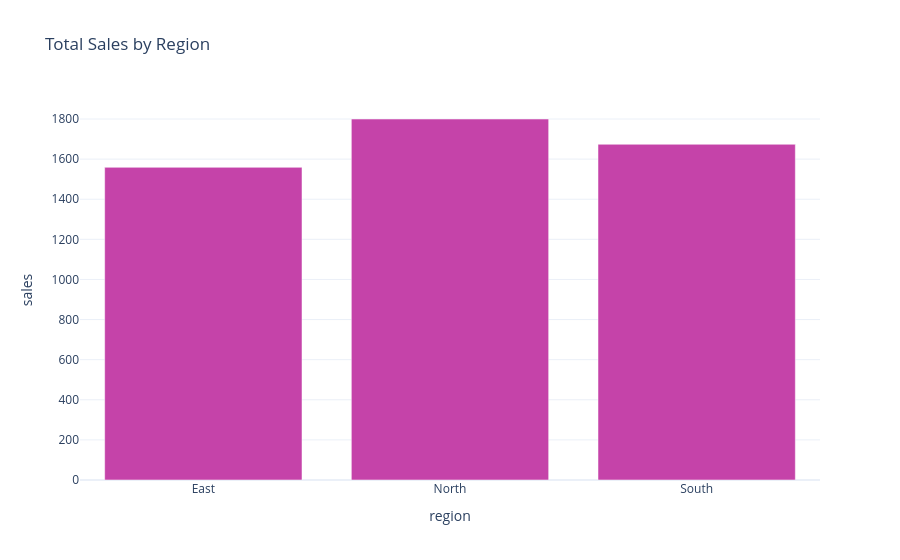

The cell this chart's notebook holds for it:
### Markdown cell above
Changing Colors in Plotly

### Code cell
fig = px.bar(
    region_sales,
    x="region",
    y="sales",
    title="Total Sales by Region",
    color_discrete_sequence=["#c543a9"]
)

fig.show()

### Figure 1 — Plotly figure (JSON) as saved in the notebook; plotly's stock layout.template omitted (floating-point values rounded to 4 significant figures)
{"data": [{"hovertemplate": "region=%{x}<br>sales=%{y}<extra></extra>", "legendgroup": "", "marker": {"color": "#c543a9", "pattern": {"shape": ""}}, "name": "", "orientation": "v", "showlegend": false, "textposition": "auto", "type": "bar", "x": ["East", "North", "South"], "xaxis": "x", "y": [1559, 1800, 1674], "yaxis": "y"}], "layout": {"barmode": "relative", "legend": {"tracegroupgap": 0}, "title": {"text": "Total Sales by Region"}, "xaxis": {"anchor": "y", "domain": [0, 1], "title": {"text": "region"}}, "yaxis": {"anchor": "x", "domain": [0, 1], "title": {"text": "sales"}}}}
